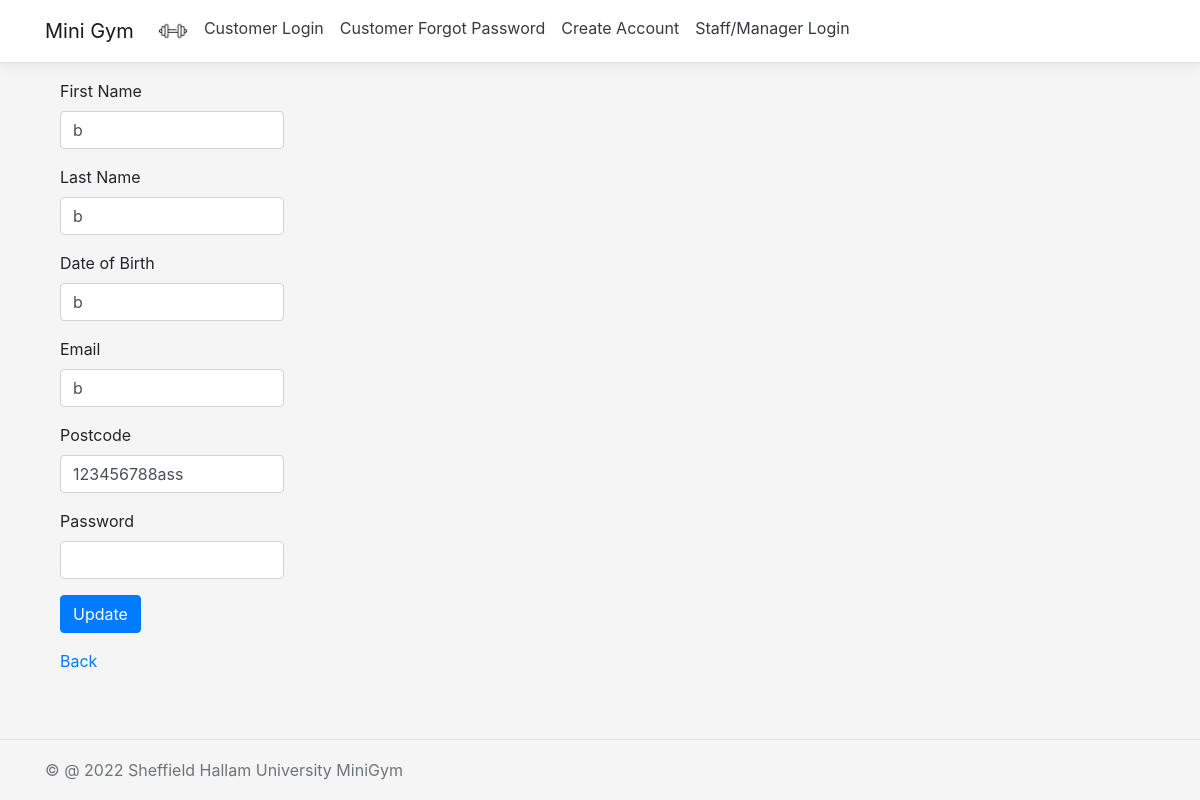
Screenshot of /MiniGym_Website_C2010722/updateUser.php?username=b1 with the database file from the repository.
### tables this page shows
CREATE TABLE "customer" (
	"username"	TEXT NOT NULL,
	"fname"	TEXT NOT NULL,
	"lname"	TEXT NOT NULL,
	"datebirth"	TEXT NOT NULL,
	"email"	TEXT NOT NULL,
	"postcode"	TEXT NOT NULL,
	"password"	TEXT NOT NULL,
	PRIMARY KEY("username")
);

### MiniGym_Website_C2010722/updateUser.php (the view, shortened to what this page needs)
<?php include("NavBar.php");
$db = new SQLite3('C:\\xampp\minigym_database\\miniGym_database.db');
$sql = "SELECT * FROM customer WHERE username=:username";
$stmt = $db->prepare($sql);
$stmt->bindParam(':username', $_GET['username'], SQLITE3_TEXT);
$result= $stmt->execute();
while($row=$result->fetchArray(SQLITE3_NUM)){
$arrayResult [] = $row;
}
 ?>
<div class="container pb-5">
        <main role="main" class="pb-3">
<div class="row">
<div class="col-11">
<form method="post">
<div class="form-group col-md-3">
<label class="control-label labelFont">First Name</label>
<input class="form-control" type="text" name = "fname" value="<?php echo $arrayResult[0][2]; ?>">
</div>
<div class="form-group col-md-3">
<label class="control-label labelFont">Last Name</label>
<input class="form-control" type="text" name = "lname" value="<?php echo $arrayResult[0][3]; ?>">
</div>
<div class="form-group col-md-3">
<label class="control-label labelFont">Date of Birth</label>
<input class="form-control" type="text" name = "datebirth" value="<?php echo $arrayResult[0][4]; ?>">
</div>
<div class="form-group col-md-3">
<label class="control-label labelFont">Email</label>
<input class="form-control" type="text" name = "email" value="<?php echo $arrayResult[0][5]; ?>">
</div>
<div class="form-group col-md-3">
<label class="control-label labelFont">Postcode</label>
<input class="form-control" type="text" name = "postcode" value="<?php echo $arrayResult[0][6]; ?>">
</div>
<div class="form-group col-md-3">
<label class="control-label labelFont">Password</label>
<input class="form-control" type="text" name = "password" value="<?php echo $arrayResult[0][7]; ?>">
</div>
<div class="form-group col-md-3">
<input type="submit" name="submit" value="Update" class="btn btn-primary">
</div>
<div class="form-group col-md-3"><a href="viewUser.php">Back</a></div>
</form>
</div>
</div>
</div>
<?php
    include("Footer.php");
?>

### MiniGym_Website_C2010722/site.css (style rules this page uses)
a { color: #1b6ec2; }
.btn-primary { color: #0366d6; background-color: #1b6ec2; border-color: #1861ac; }
html { font-size: 14px; }
@media (min-width: 768px) { html { font-size: 16px; } }
html { position: relative; min-height: 100%; }
body { margin-bottom: 60px; }
.bgColor { background-color: whitesmoke; }
.container { min-height: 100%; }

### rows the page displays
customer: fname "b", lname "b", datebirth "b", email "b", postcode "123456788ass"
